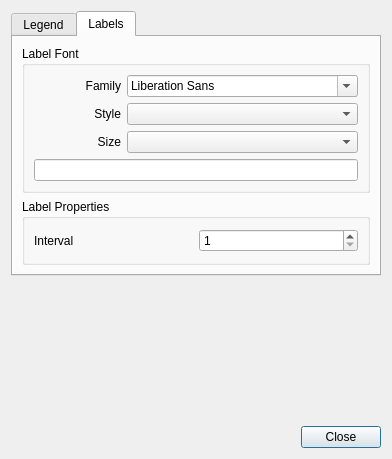
<?xml version="1.0" encoding="UTF-8"?>
<ui version="4.0">
 <class>PreferencesDialog</class>
 <widget class="QDialog" name="PreferencesDialog">
  <property name="geometry">
   <rect>
    <x>0</x>
    <y>0</y>
    <width>392</width>
    <height>459</height>
   </rect>
  </property>
  <property name="windowTitle">
   <string>sconcho: Preferences</string>
  </property>
  <layout class="QVBoxLayout" name="verticalLayout_3">
   <item>
    <widget class="QTabWidget" name="tabWidget">
     <property name="currentIndex">
      <number>1</number>
     </property>
     <widget class="QWidget" name="legendTab">
      <attribute name="title">
       <string>Legend</string>
      </attribute>
      <layout class="QVBoxLayout" name="verticalLayout_2">
       <item>
        <widget class="QGroupBox" name="groupBox">
         <property name="title">
          <string>Legend Font</string>
         </property>
         <layout class="QVBoxLayout" name="verticalLayout_4">
          <item>
           <layout class="QGridLayout" name="gridLayout">
            <item row="0" column="0">
             <widget class="QLabel" name="label">
              <property name="text">
               <string>Family</string>
              </property>
              <property name="alignment">
               <set>Qt::AlignRight|Qt::AlignTrailing|Qt::AlignVCenter</set>
              </property>
             </widget>
            </item>
            <item row="0" column="1">
             <widget class="QFontComboBox" name="legendFontComboBox"/>
            </item>
            <item row="1" column="0">
             <widget class="QLabel" name="label_2">
              <property name="text">
               <string>Style</string>
              </property>
              <property name="alignment">
               <set>Qt::AlignRight|Qt::AlignTrailing|Qt::AlignVCenter</set>
              </property>
             </widget>
            </item>
            <item row="1" column="1">
             <widget class="QComboBox" name="legendStyleComboBox"/>
            </item>
            <item row="2" column="0">
             <widget class="QLabel" name="label_3">
              <property name="text">
               <string>Size</string>
              </property>
              <property name="alignment">
               <set>Qt::AlignRight|Qt::AlignTrailing|Qt::AlignVCenter</set>
              </property>
             </widget>
            </item>
            <item row="2" column="1">
             <widget class="QComboBox" name="legendSizeComboBox"/>
            </item>
           </layout>
          </item>
          <item>
           <widget class="QLineEdit" name="legendExampleText"/>
          </item>
         </layout>
        </widget>
       </item>
       <item>
        <spacer name="verticalSpacer_2">
         <property name="orientation">
          <enum>Qt::Vertical</enum>
         </property>
         <property name="sizeHint" stdset="0">
          <size>
           <width>20</width>
           <height>74</height>
          </size>
         </property>
        </spacer>
       </item>
      </layout>
     </widget>
     <widget class="QWidget" name="labelTab">
      <attribute name="title">
       <string>Labels</string>
      </attribute>
      <layout class="QVBoxLayout" name="verticalLayout">
       <item>
        <widget class="QGroupBox" name="groupBox_2">
         <property name="title">
          <string>Label Font</string>
         </property>
         <layout class="QVBoxLayout" name="verticalLayout_5">
          <item>
           <layout class="QGridLayout" name="gridLayout_3">
            <item row="0" column="0">
             <widget class="QLabel" name="label_10">
              <property name="text">
               <string>Family</string>
              </property>
              <property name="alignment">
               <set>Qt::AlignRight|Qt::AlignTrailing|Qt::AlignVCenter</set>
              </property>
             </widget>
            </item>
            <item row="0" column="1">
             <widget class="QFontComboBox" name="labelFontComboBox"/>
            </item>
            <item row="1" column="0">
             <widget class="QLabel" name="label_11">
              <property name="text">
               <string>Style</string>
              </property>
              <property name="alignment">
               <set>Qt::AlignRight|Qt::AlignTrailing|Qt::AlignVCenter</set>
              </property>
             </widget>
            </item>
            <item row="1" column="1">
             <widget class="QComboBox" name="labelStyleComboBox"/>
            </item>
            <item row="2" column="0">
             <widget class="QLabel" name="label_12">
              <property name="text">
               <string>Size</string>
              </property>
              <property name="alignment">
               <set>Qt::AlignRight|Qt::AlignTrailing|Qt::AlignVCenter</set>
              </property>
             </widget>
            </item>
            <item row="2" column="1">
             <widget class="QComboBox" name="labelSizeComboBox"/>
            </item>
           </layout>
          </item>
          <item>
           <widget class="QLineEdit" name="labelExampleText"/>
          </item>
         </layout>
        </widget>
       </item>
       <item>
        <widget class="QGroupBox" name="groupBox_3">
         <property name="title">
          <string>Label Properties</string>
         </property>
         <layout class="QHBoxLayout" name="horizontalLayout_4">
          <item>
           <layout class="QHBoxLayout" name="horizontalLayout_3">
            <item>
             <widget class="QLabel" name="label_13">
              <property name="text">
               <string>Interval</string>
              </property>
             </widget>
            </item>
            <item>
             <widget class="QSpinBox" name="labelIntervalSpinner">
              <property name="minimum">
               <number>1</number>
              </property>
              <property name="maximum">
               <number>10</number>
              </property>
             </widget>
            </item>
           </layout>
          </item>
         </layout>
        </widget>
       </item>
      </layout>
     </widget>
    </widget>
   </item>
   <item>
    <spacer name="verticalSpacer">
     <property name="orientation">
      <enum>Qt::Vertical</enum>
     </property>
     <property name="sizeHint" stdset="0">
      <size>
       <width>20</width>
       <height>236</height>
      </size>
     </property>
    </spacer>
   </item>
   <item>
    <layout class="QHBoxLayout" name="horizontalLayout">
     <item>
      <spacer name="horizontalSpacer">
       <property name="orientation">
        <enum>Qt::Horizontal</enum>
       </property>
       <property name="sizeHint" stdset="0">
        <size>
         <width>40</width>
         <height>20</height>
        </size>
       </property>
      </spacer>
     </item>
     <item>
      <widget class="QPushButton" name="pushButton">
       <property name="text">
        <string>Close</string>
       </property>
      </widget>
     </item>
    </layout>
   </item>
  </layout>
  <zorder>tabWidget</zorder>
  <zorder>verticalSpacer</zorder>
 </widget>
 <resources/>
 <connections>
  <connection>
   <sender>pushButton</sender>
   <signal>clicked()</signal>
   <receiver>PreferencesDialog</receiver>
   <slot>hide()</slot>
   <hints>
    <hint type="sourcelabel">
     <x>368</x>
     <y>436</y>
    </hint>
    <hint type="destinationlabel">
     <x>175</x>
     <y>428</y>
    </hint>
   </hints>
  </connection>
 </connections>
</ui>
